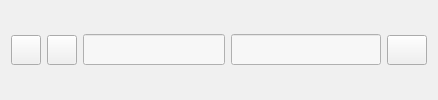
     <widget class="QFrame" name="frame">
      <property name="styleSheet">
       <string notr="true">background-color: rgb(240, 240, 240);</string>
      </property>
      <property name="frameShape">
       <enum>QFrame::NoFrame</enum>
      </property>
      <property name="frameShadow">
       <enum>QFrame::Plain</enum>
      </property>
      <layout class="QHBoxLayout" name="horizontalLayout">
       <item>
        <widget class="QPushButton" name="pushButton">
         <property name="minimumSize">
          <size>
           <width>30</width>
           <height>30</height>
          </size>
         </property>
         <property name="maximumSize">
          <size>
           <width>30</width>
           <height>30</height>
          </size>
         </property>
         <property name="cursor">
          <cursorShape>PointingHandCursor</cursorShape>
         </property>
         <property name="styleSheet">
          <string notr="true">QPushButton:hover{
	border-style: solid;
	border-top-color: qlineargradient(spread:pad, x1:0.5, y1:1, x2:0.5, y2:0, stop:0 rgb(195, 195, 195), stop:1 rgb(222, 222, 222));
	border-right-color: qlineargradient(spread:pad, x1:0, y1:0.5, x2:1, y2:0.5, stop:0 rgb(197, 197, 197), stop:1 rgb(227, 227, 227));
	border-left-color: qlineargradient(spread:pad, x1:0, y1:0.5, x2:1, y2:0.5, stop:0 rgb(227, 227, 227), stop:1 rgb(197, 197, 197));
	border-bottom-color: qlineargradient(spread:pad, x1:0.5, y1:1, x2:0.5, y2:0, stop:0 rgb(195, 195, 195), stop:1 rgb(222, 222, 222));
	border-width: 1px;
	border-radius: 10px;
	color: rgb(0,0,0);
	padding: 2px;
	background-color: #fdd5c8;
	transition: 1s;
}
QPushButton:pressed{
	border-style: solid;
	border-top-color: qlineargradient(spread:pad, x1:0.5, y1:1, x2:0.5, y2:0, stop:0 rgb(215, 215, 215), stop:1 rgb(222, 222, 222));
	border-right-color: qlineargradient(spread:pad, x1:0, y1:0.5, x2:1, y2:0.5, stop:0 rgb(217, 217, 217), stop:1 rgb(227, 227, 227));
	border-left-color: qlineargradient(spread:pad, x1:0, y1:0.5, x2:1, y2:0.5, stop:0 rgb(227, 227, 227), stop:1 rgb(217, 217, 217));
	border-bottom-color: qlineargradient(spread:pad, x1:0.5, y1:1, x2:0.5, y2:0, stop:0 rgb(215, 215, 215), stop:1 rgb(222, 222, 222));
	border-width: 1px;
	border-radius: 10px;
	color: rgb(0,0,0);
	padding: 2px;
	background-color: #f69f98;
	transition: 1s easy-in-out;
}</string>
         </property>
         <property name="text">
          <string/>
         </property>
         <property name="icon">
          <iconset>
           <normaloff>Icons/Back.png</normaloff>Icons/Back.png</iconset>
         </property>
         <property name="iconSize">
          <size>
           <width>20</width>
           <height>20</height>
          </size>
         </property>
        </widget>
       </item>
       <item>
        <widget class="QPushButton" name="pushButton_2">
         <property name="minimumSize">
          <size>
           <width>30</width>
           <height>30</height>
          </size>
         </property>
         <property name="maximumSize">
          <size>
           <width>30</width>
           <height>30</height>
          </size>
         </property>
         <property name="cursor">
          <cursorShape>PointingHandCursor</cursorShape>
         </property>
         <property name="styleSheet">
          <string notr="true">QPushButton:hover{
	border-style: solid;
	border-top-color: qlineargradient(spread:pad, x1:0.5, y1:1, x2:0.5, y2:0, stop:0 rgb(195, 195, 195), stop:1 rgb(222, 222, 222));
	border-right-color: qlineargradient(spread:pad, x1:0, y1:0.5, x2:1, y2:0.5, stop:0 rgb(197, 197, 197), stop:1 rgb(227, 227, 227));
	border-left-color: qlineargradient(spread:pad, x1:0, y1:0.5, x2:1, y2:0.5, stop:0 rgb(227, 227, 227), stop:1 rgb(197, 197, 197));
	border-bottom-color: qlineargradient(spread:pad, x1:0.5, y1:1, x2:0.5, y2:0, stop:0 rgb(195, 195, 195), stop:1 rgb(222, 222, 222));
	border-width: 1px;
	border-radius: 10px;
	color: rgb(0,0,0);
	padding: 2px;
	background-color: #fdd5c8;
	transition: 1s;
}
QPushButton:pressed{
	border-style: solid;
	border-top-color: qlineargradient(spread:pad, x1:0.5, y1:1, x2:0.5, y2:0, stop:0 rgb(215, 215, 215), stop:1 rgb(222, 222, 222));
	border-right-color: qlineargradient(spread:pad, x1:0, y1:0.5, x2:1, y2:0.5, stop:0 rgb(217, 217, 217), stop:1 rgb(227, 227, 227));
	border-left-color: qlineargradient(spread:pad, x1:0, y1:0.5, x2:1, y2:0.5, stop:0 rgb(227, 227, 227), stop:1 rgb(217, 217, 217));
	border-bottom-color: qlineargradient(spread:pad, x1:0.5, y1:1, x2:0.5, y2:0, stop:0 rgb(215, 215, 215), stop:1 rgb(222, 222, 222));
	border-width: 1px;
	border-radius: 10px;
	color: rgb(0,0,0);
	padding: 2px;
	background-color: #f69f98;
	transition: 1s easy-in-out;
}</string>
         </property>
         <property name="text">
          <string/>
         </property>
         <property name="icon">
          <iconset>
           <normaloff>Icons/Foward.png</normaloff>Icons/Foward.png</iconset>
         </property>
         <property name="iconSize">
          <size>
           <width>20</width>
           <height>20</height>
          </size>
         </property>
        </widget>
       </item>
       <item>
        <widget class="QLineEdit" name="lineEdit">
         <property name="minimumSize">
          <size>
           <width>0</width>
           <height>30</height>
          </size>
         </property>
         <property name="font">
          <font>
           <family>Candara</family>
           <pointsize>12</pointsize>
          </font>
         </property>
         <property name="styleSheet">
          <string notr="true">background-color: rgb(247, 247, 247);</string>
         </property>
        </widget>
       </item>
       <item>
        <widget class="QLineEdit" name="lineEdit_2">
         <property name="sizePolicy">
          <sizepolicy hsizetype="Fixed" vsizetype="Fixed">
           <horstretch>0</horstretch>
           <verstretch>0</verstretch>
          </sizepolicy>
         </property>
         <property name="minimumSize">
          <size>
           <width>150</width>
           <height>30</height>
          </size>
         </property>
         <property name="font">
          <font>
           <family>Script</family>
           <pointsize>12</pointsize>
          </font>
         </property>
         <property name="styleSheet">
          <string notr="true">background-color: rgb(247, 247, 247);</string>
         </property>
        </widget>
       </item>
       <item>
        <widget class="QPushButton" name="pushButton_3">
         <property name="minimumSize">
          <size>
           <width>30</width>
           <height>30</height>
          </size>
         </property>
         <property name="cursor">
          <cursorShape>PointingHandCursor</cursorShape>
         </property>
         <property name="styleSheet">
          <string notr="true">QPushButton:hover{
	border-style: solid;
	border-top-color: qlineargradient(spread:pad, x1:0.5, y1:1, x2:0.5, y2:0, stop:0 rgb(195, 195, 195), stop:1 rgb(222, 222, 222));
	border-right-color: qlineargradient(spread:pad, x1:0, y1:0.5, x2:1, y2:0.5, stop:0 rgb(197, 197, 197), stop:1 rgb(227, 227, 227));
	border-left-color: qlineargradient(spread:pad, x1:0, y1:0.5, x2:1, y2:0.5, stop:0 rgb(227, 227, 227), stop:1 rgb(197, 197, 197));
	border-bottom-color: qlineargradient(spread:pad, x1:0.5, y1:1, x2:0.5, y2:0, stop:0 rgb(195, 195, 195), stop:1 rgb(222, 222, 222));
	border-width: 1px;
	border-radius: 10px;
	color: rgb(0,0,0);
	padding: 2px;
	background-color: #fdd5c8;
	transition: 1s;
}
QPushButton:pressed{
	border-style: solid;
	border-top-color: qlineargradient(spread:pad, x1:0.5, y1:1, x2:0.5, y2:0, stop:0 rgb(215, 215, 215), stop:1 rgb(222, 222, 222));
	border-right-color: qlineargradient(spread:pad, x1:0, y1:0.5, x2:1, y2:0.5, stop:0 rgb(217, 217, 217), stop:1 rgb(227, 227, 227));
	border-left-color: qlineargradient(spread:pad, x1:0, y1:0.5, x2:1, y2:0.5, stop:0 rgb(227, 227, 227), stop:1 rgb(217, 217, 217));
	border-bottom-color: qlineargradient(spread:pad, x1:0.5, y1:1, x2:0.5, y2:0, stop:0 rgb(215, 215, 215), stop:1 rgb(222, 222, 222));
	border-width: 1px;
	border-radius: 10px;
	color: rgb(0,0,0);
	padding: 2px;
	background-color: #f69f98;
	transition: 1s easy-in-out;
}</string>
         </property>
         <property name="text">
          <string/>
         </property>
         <property name="icon">
          <iconset>
           <normaloff>Icons/Search.png</normaloff>Icons/Search.png</iconset>
         </property>
         <property name="iconSize">
          <size>
           <width>20</width>
           <height>20</height>
          </size>
         </property>
        </widget>
       </item>
      </layout>
     </widget>
